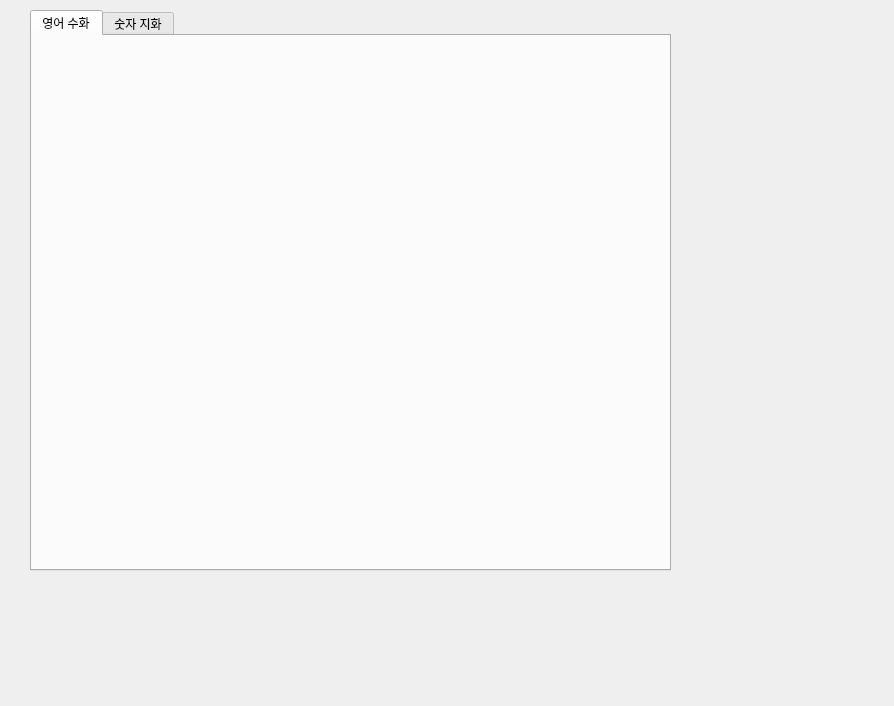
<?xml version="1.0" encoding="UTF-8"?>
<ui version="4.0">
 <class>Dialog</class>
 <widget class="QDialog" name="Dialog">
  <property name="geometry">
   <rect>
    <x>0</x>
    <y>0</y>
    <width>894</width>
    <height>706</height>
   </rect>
  </property>
  <property name="windowTitle">
   <string>Dialog</string>
  </property>
  <widget class="QTabWidget" name="tabWidget">
   <property name="geometry">
    <rect>
     <x>30</x>
     <y>10</y>
     <width>641</width>
     <height>561</height>
    </rect>
   </property>
   <property name="currentIndex">
    <number>0</number>
   </property>
   <widget class="QWidget" name="tab">
    <attribute name="title">
     <string>영어 수화</string>
    </attribute>
    <widget class="QLabel" name="label">
     <property name="geometry">
      <rect>
       <x>-50</x>
       <y>-40</y>
       <width>961</width>
       <height>621</height>
      </rect>
     </property>
     <property name="text">
      <string/>
     </property>
     <property name="pixmap">
      <pixmap>images/img.png</pixmap>
     </property>
    </widget>
   </widget>
   <widget class="QWidget" name="tab_2">
    <attribute name="title">
     <string>숫자 지화</string>
    </attribute>
    <widget class="QLabel" name="label_2">
     <property name="geometry">
      <rect>
       <x>0</x>
       <y>40</y>
       <width>661</width>
       <height>431</height>
      </rect>
     </property>
     <property name="text">
      <string/>
     </property>
     <property name="pixmap">
      <pixmap>images/num.JPG</pixmap>
     </property>
    </widget>
   </widget>
  </widget>
 </widget>
 <resources>
  <include location="aa.qrc"/>
 </resources>
 <connections/>
</ui>
